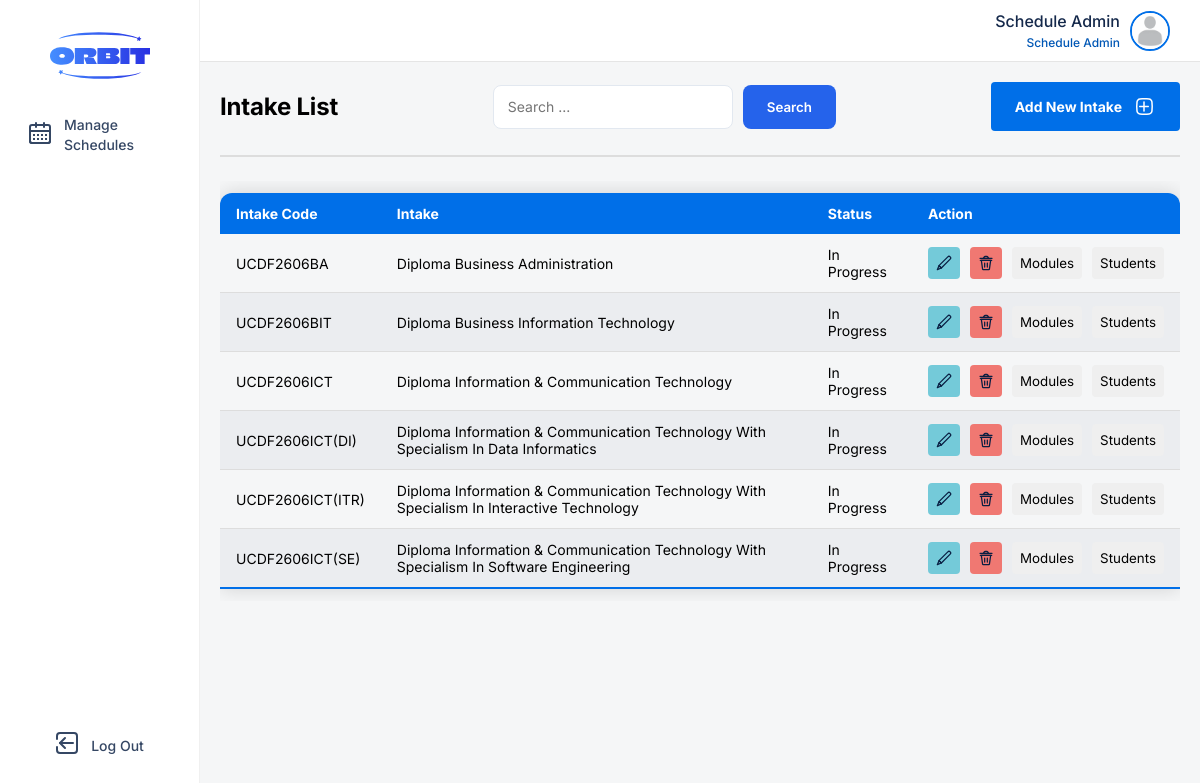
/client/src/pages/course-management/manage-intake.php (signed in), run on an earlier commit of the app's database.
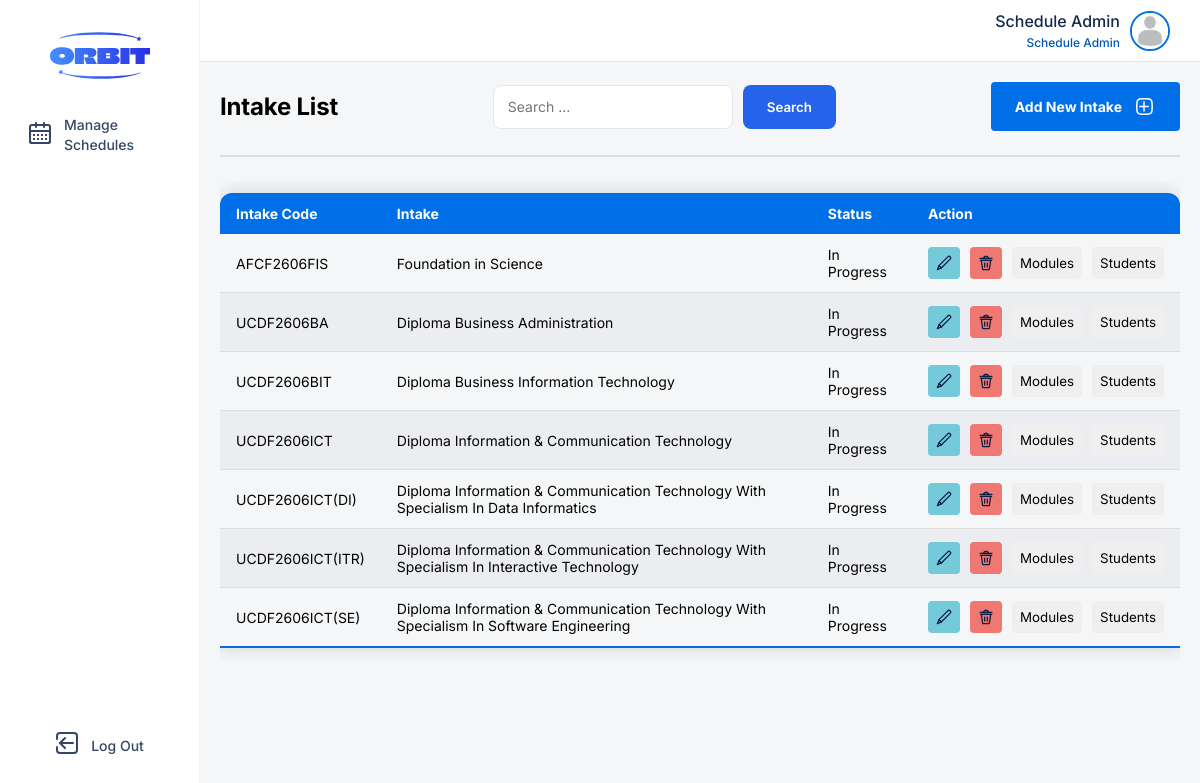
And on a later commit of the database.
### tables this page shows
CREATE TABLE IF NOT EXISTS `intake` (
  `intake_id` varchar(20) NOT NULL,
  `course_id` varchar(10) NOT NULL,
  `name` varchar(255) NOT NULL,
  `start_date` date NOT NULL,
  `total_register` int NOT NULL,
  `status` varchar(15) NOT NULL,
  PRIMARY KEY (`intake_id`),
  KEY `course_id` (`course_id`)
);

### server/controllers/manage-intake.php (called while the page is built, shortened)
<?php
class ManageIntake {
    private $connection;
    public function __construct() {
        global $connect;
        $this->connection = $connect;
    }
    public function getIntakeList($search) {
        $result = [];
        if ($search === "") {
            $sql = "SELECT * FROM intake;";
        } else {
            $sql = "SELECT * FROM intake WHERE name LIKE '%$search%';";
        }
        $statement = mysqli_query($this->connection, $sql);
        while ($intake = mysqli_fetch_array($statement)) {
            $result[] = [
                "intakeID" => $intake["intake_id"],
                "courseID" => $intake["course_id"],
                "name" => $intake["name"],
                "startDate" => $intake["start_date"],
                "totalRegister" => $intake["total_register"],
                "status" => $intake["status"]
            ];
        }
        return $result;
    }
}
?>

### server/routes/course-management-route.php (called while the page is built, shortened)
<?php
require_once ROOT . CONTROLLERS . '/manage-intake.php';
$manageIntake = new ManageIntake();
function getIntakeList($search) {
    global $manageIntake;
    return $manageIntake->getIntakeList($search);
}
?>

### client/src/features/course-management/intake-component.php (the view, shortened to what this page needs)
<?php
function renderIntakeTable($intakeList)
{
?>
    <div class="table-container">
    <table class="users-table">
        <thead>
            <tr>
                <th>Intake Code</th>
                <th>Intake</th>
                <th>Status</th>
                <th>Action</th>
            </tr>
        </thead>
        <tbody>
            <?php foreach ($intakeList as $intake):
            ?>
                <tr>
                    <td><?php echo $intake['intakeID']; ?></td>
                    <td><?php echo $intake['name']; ?></td>
                    <td><?php echo $intake['status']; ?></td>
                    <td>
                        <form class="actions" method="post" action="<?php echo PAGES ?>/course-management/manage-intake.php">
                            <button class="action-btn" id="edit-btn" name="edit" type="submit">
                            </button>
                            <button class="action-btn" id="delete-btn" name="delete" type="submit">
                            </button>
                            <button type="button" class="action-btn" onclick="window.location.href='<?php echo PAGES; ?>/course-management/module-page.php?intake=<?php echo $intake['intakeID']; ?>'">
                                Modules
                            </button>
                            <button type="button" class="action-btn" onclick="window.location.href='<?php echo PAGES; ?>/course-management/student-page.php?intake=<?php echo $intake['intakeID']; ?>'">
                                Students
                            </button>
                        </form>
                    </td>
                </tr>
            <?php endforeach; ?>
        </tbody>
    </table>
    </div>
<?php
}
?>

What changed in the data, as far as the page shows it:
added intake: intake_id "AFCF2606FIS", name "Foundation in Science", status "In Progress"
